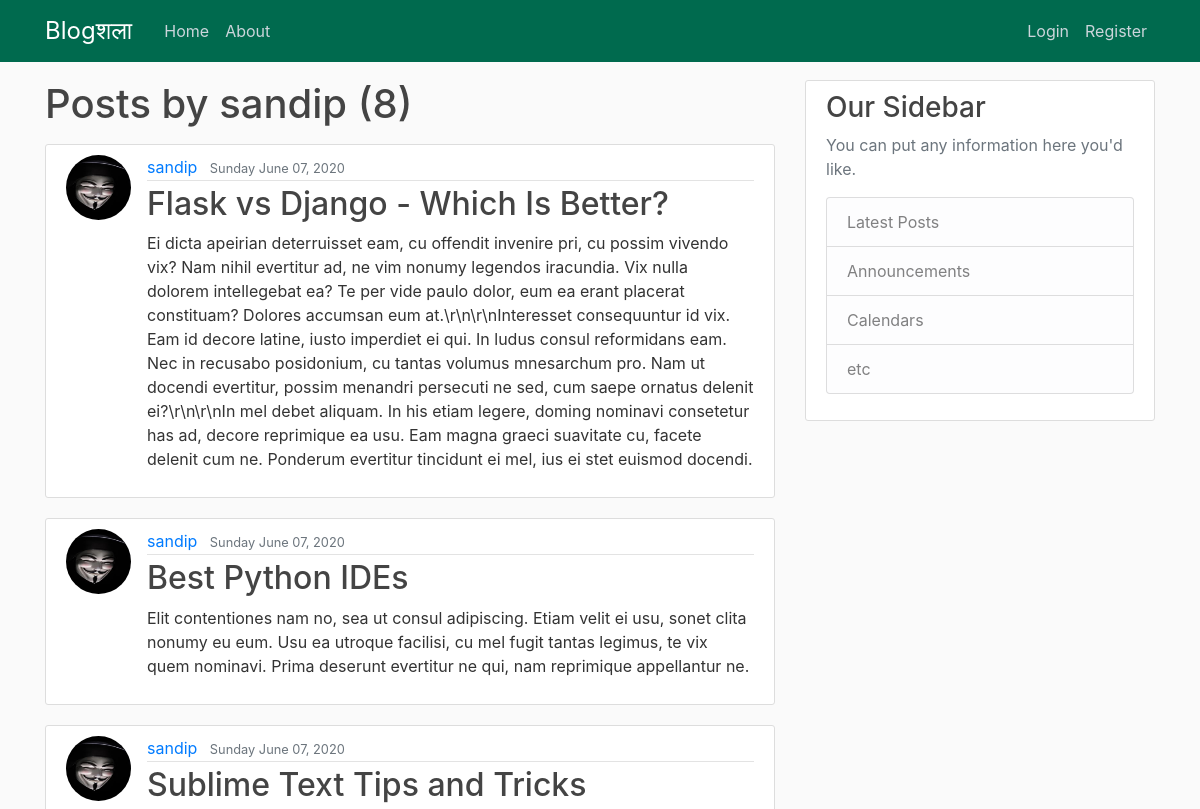
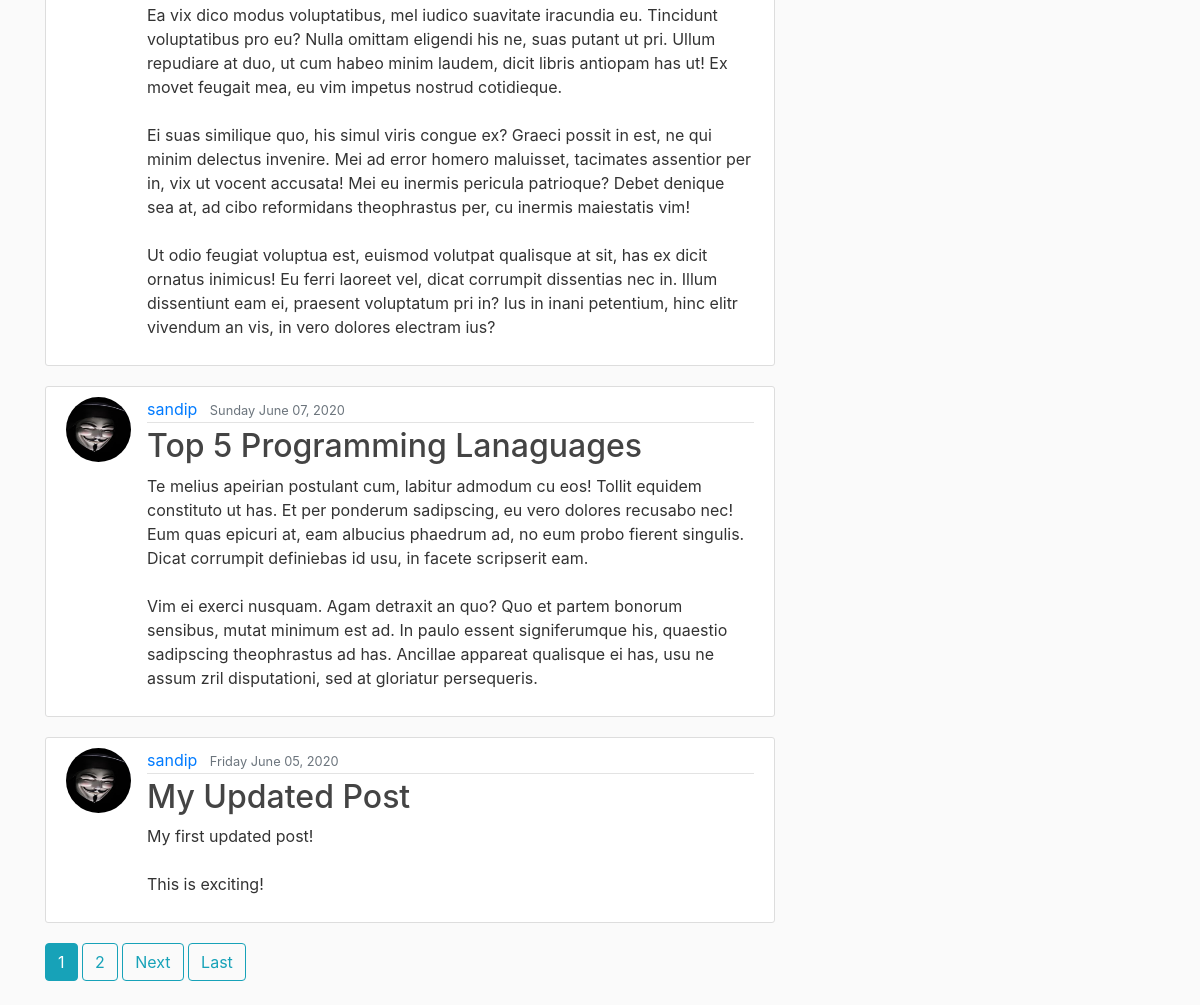
Page /user/sandip/ on the committed database (2 pictures, top to bottom).
### blog/models.py (models this page shows, shortened)
class Post(models.Model):
    title = models.CharField(max_length=50)
    content = models.TextField()
    posted_date = models.DateTimeField(default=timezone.now)
    author = models.ForeignKey(User, on_delete=models.CASCADE)

### users/models.py (models this page shows, shortened)
class Profile(models.Model):
    user = models.OneToOneField(User, on_delete=models.CASCADE)
    image = models.ImageField(default='default.jpg', upload_to='profile_pics')

### blog/views.py (the view)
# urls.py: path('user/<str:username>/', UserPostListView.as_view(), name='user-posts'),
class UserPostListView(ListView):
    model = Post
    template_name = 'blog/user_posts.html' #<app>/<model>_<viewtype>.html
    context_object_name = 'posts'
    paginate_by = 5
    def get_queryset(self):
        user = get_object_or_404(User, username=self.kwargs.get('username'))
        return Post.objects.filter(author=user).order_by('-posted_date')

### blog/templates/blog/user_posts.html (shortened to what this page needs)
{% extends "blog/base.html" %}
{% block content %}
        <h1 class="mb-3">Posts by {{ view.kwargs.username }} ({{ page_obj.paginator.count }})</h1>
        {% for post in posts %}
            <article class="media content-section">
                <image class="rounded-circle article-img" src="{{ post.author.profile.image.url }}">
                <div class="media-body">
                <div class="article-metadata">
                    <a class="mr-2" href="{% url 'user-posts' post.author.username %}">{{ post.author }}</a>
                    <small class="text-muted">{{ post.posted_date|date:"l F d, Y" }}</small>
                </div>
                <h2><a class="article-title" href="{% url 'post-detail' post.id %}">{{ post.title }}</a></h2>
                <p class="article-content">{{ post.content }}</p>
                </div>
            </article>
        {% endfor %}
        {% if is_paginated %}
            {% for num in page_obj.paginator.page_range %}
                {% if page_obj.number == num %}
                    <a class="btn btn-info mb-4" href="?page={{ num }}">{{ num }}</a>
                    {% elif num > page_obj.number|add:'-3' and num < page_obj.number|add:'3' %}
                        <a class="btn btn-outline-info mb-4" href="?page={{ num }}">{{ num }}</a>
                {% endif %}
            {% endfor %}
            {% if page_obj.has_next %}
                <a class="btn btn-outline-info mb-4" href="?page={{ page_obj.next_page_number }}">Next</a>
                <a class="btn btn-outline-info mb-4" href="?page={{ page_obj.paginator.num_pages }}">Last</a>
            {% endif %}
        {% endif %}
{% endblock content %}

### blog/static/blog/main.css (style rules this page uses)
body { background: #fafafa; color: #333333; margin-top: 5rem; }
h1, h2, h3, h4, h5, h6 { color: #444444; }
.content-section { background: #ffffff; padding: 10px 20px; border: 1px solid #dddddd; border-radius: 3px; margin-bottom: 20px; }
.article-title { color: #444444; }
.article-content { white-space: pre-line; }
.article-img { height: 65px; width: 65px; margin-right: 16px; }
.article-metadata { padding-bottom: 1px; margin-bottom: 4px; border-bottom: 1px solid #e3e3e3 }

### rows in the picture
Post: author.profile.image (picture), author "sandip", posted_date "Sunday June 07, 2020", title "Flask vs Django - Which Is Better?", content "Ei dicta apeirian deterruisset eam, cu offendit invenire pri, cu possim vivendo vix? Nam nihil evertitur ad, ne vim nonumy legendos iracundia. Vix nulla dolorem intellegebat ea? Te per vide paulo dolor, eum ea erant placerat constituam? Dolores accumsan eum at.\\r\\n\\r\\nInteresset consequuntur id vix. Eam id decore latine, iusto imperdiet ei qui. In ludus consul reformidans eam. Nec in recusabo posidonium, cu tantas volumus mnesarchum pro. Nam ut docendi evertitur, possim menandri persecuti ne sed, cum saepe ornatus delenit ei?\\r\\n\\r\\nIn mel debet aliquam. In his etiam legere, doming nominavi consetetur has ad, decore reprimique ea usu. Eam magna graeci suavitate cu, facete delenit cum ne.…"
Post: author.profile.image (picture), author "sandip", posted_date "Sunday June 07, 2020", title "Best Python IDEs", content "Elit contentiones nam no, sea ut consul adipiscing. Etiam velit ei usu, sonet clita nonumy eu eum. Usu ea utroque facilisi, cu mel fugit tantas legimus, te vix quem nominavi. Prima deserunt evertitur ne qui, nam reprimique appellantur ne."
Post: author.profile.image (picture), author "sandip", posted_date "Sunday June 07, 2020", title "Sublime Text Tips and Tricks", content "Ea vix dico modus voluptatibus, mel iudico suavitate iracundia eu. Tincidunt voluptatibus pro eu? Nulla omittam eligendi his ne, suas putant ut pri. Ullum repudiare at duo, ut cum habeo minim laudem, dicit libris antiopam has ut! Ex movet feugait mea, eu vim impetus nostrud cotidieque. Ei suas similique quo, his simul viris congue ex? Graeci possit in est, ne qui minim delectus invenire. Mei ad error homero maluisset, tacimates assentior per in, vix ut vocent accusata! Mei eu inermis pericula patrioque? Debet denique sea at, ad cibo reformidans theophrastus per, cu inermis maiestatis vim! Ut odio feugiat voluptua est, euismod volutpat qualisque at sit, has ex dicit ornatus inimicus! Eu…"
Post: author.profile.image (picture), author "sandip", posted_date "Sunday June 07, 2020", title "Top 5 Programming Lanaguages", content "Te melius apeirian postulant cum, labitur admodum cu eos! Tollit equidem constituto ut has. Et per ponderum sadipscing, eu vero dolores recusabo nec! Eum quas epicuri at, eam albucius phaedrum ad, no eum probo fierent singulis. Dicat corrumpit definiebas id usu, in facete scripserit eam. Vim ei exerci nusquam. Agam detraxit an quo? Quo et partem bonorum sensibus, mutat minimum est ad. In paulo essent signiferumque his, quaestio sadipscing theophrastus ad has. Ancillae appareat qualisque ei has, usu ne assum zril disputationi, sed at gloriatur persequeris."
Post: author.profile.image (picture), author "sandip", posted_date "Friday June 05, 2020", title "My Updated Post", content "My first updated post! This is exciting!"

### other values in the picture
{{ view.kwargs.username }} "sandip"
{{ page_obj.paginator.count }} "8"
{{ num }} "1"
{{ num }} "2"
